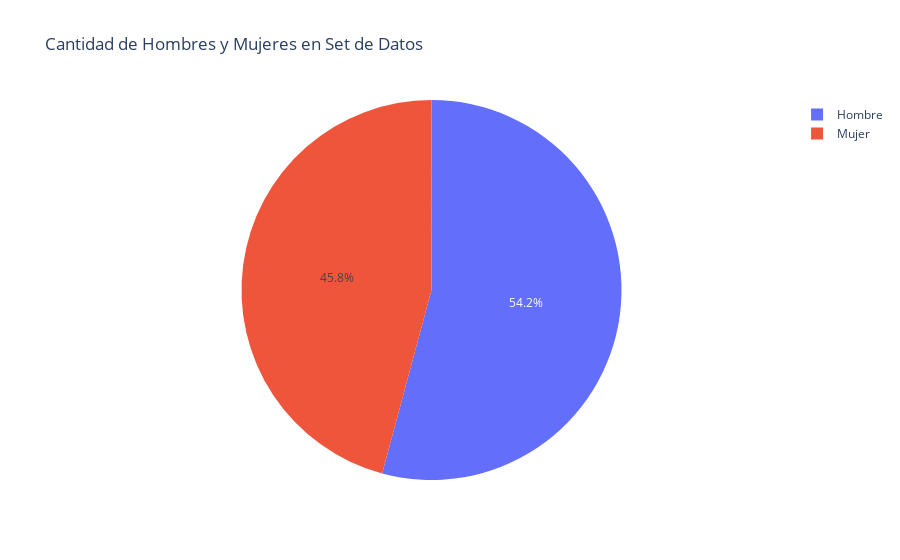

The cell this chart's notebook holds for it:
### Code cell
fig = px.pie(datos, values='cantidad', names='sexo', title='Cantidad de Hombres y Mujeres en Set de Datos')
fig.show()

### Figure 1 — Plotly figure (JSON) as saved in the notebook; plotly's stock layout.template omitted (floating-point values rounded to 4 significant figures)
{"data": [{"domain": {"x": [0, 1], "y": [0, 1]}, "hovertemplate": "sexo=%{label}<br>cantidad=%{value}<extra></extra>", "labels": ["Mujer", "Hombre"], "legendgroup": "", "name": "", "showlegend": true, "type": "pie", "values": [5778, 6833]}], "layout": {"legend": {"tracegroupgap": 0}, "title": {"text": "Cantidad de Hombres y Mujeres en Set de Datos"}}}
